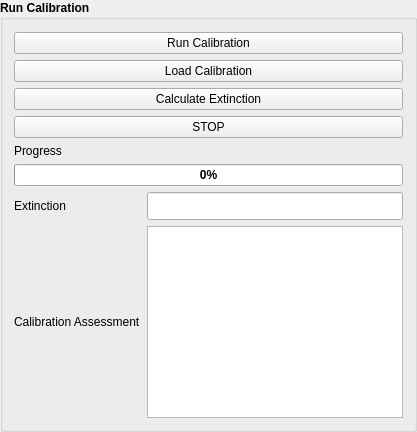
            <widget class="QGroupBox" name="run_calib">
             <property name="font">
              <font>
               <italic>false</italic>
               <bold>true</bold>
              </font>
             </property>
             <property name="title">
              <string>Run Calibration</string>
             </property>
             <layout class="QGridLayout" name="gridLayout_12">
              <property name="topMargin">
               <number>12</number>
              </property>
              <property name="verticalSpacing">
               <number>6</number>
              </property>
              <item row="8" column="0">
               <widget class="QLabel" name="labell_calib_assessment">
                <property name="font">
                 <font>
                  <italic>false</italic>
                  <bold>false</bold>
                 </font>
                </property>
                <property name="text">
                 <string>Calibration Assessment</string>
                </property>
               </widget>
              </item>
              <item row="4" column="0">
               <widget class="QLabel" name="label_progress">
                <property name="font">
                 <font>
                  <italic>false</italic>
                  <bold>false</bold>
                 </font>
                </property>
                <property name="text">
                 <string>Progress</string>
                </property>
               </widget>
              </item>
              <item row="6" column="0">
               <widget class="QLabel" name="label_extinction">
                <property name="sizePolicy">
                 <sizepolicy hsizetype="Fixed" vsizetype="Preferred">
                  <horstretch>0</horstretch>
                  <verstretch>0</verstretch>
                 </sizepolicy>
                </property>
                <property name="font">
                 <font>
                  <italic>false</italic>
                  <bold>false</bold>
                 </font>
                </property>
                <property name="text">
                 <string>Extinction</string>
                </property>
               </widget>
              </item>
              <item row="0" column="0" colspan="2">
               <widget class="QPushButton" name="qbutton_calibrate">
                <property name="sizePolicy">
                 <sizepolicy hsizetype="Minimum" vsizetype="Fixed">
                  <horstretch>0</horstretch>
                  <verstretch>0</verstretch>
                 </sizepolicy>
                </property>
                <property name="font">
                 <font>
                  <italic>false</italic>
                  <bold>false</bold>
                 </font>
                </property>
                <property name="text">
                 <string>Run Calibration</string>
                </property>
                <property name="autoDefault">
                 <bool>false</bool>
                </property>
               </widget>
              </item>
              <item row="5" column="0" colspan="2">
               <widget class="QProgressBar" name="progress_bar">
                <property name="font">
                 <font>
                  <italic>false</italic>
                  <bold>true</bold>
                 </font>
                </property>
                <property name="value">
                 <number>0</number>
                </property>
               </widget>
              </item>
              <item row="2" column="0" colspan="2">
               <widget class="QPushButton" name="qbutton_calc_extinction">
                <property name="font">
                 <font>
                  <italic>false</italic>
                  <bold>false</bold>
                 </font>
                </property>
                <property name="text">
                 <string>Calculate Extinction</string>
                </property>
               </widget>
              </item>
              <item row="6" column="1">
               <widget class="QLineEdit" name="le_extinction">
                <property name="sizePolicy">
                 <sizepolicy hsizetype="Minimum" vsizetype="Fixed">
                  <horstretch>0</horstretch>
                  <verstretch>0</verstretch>
                 </sizepolicy>
                </property>
                <property name="font">
                 <font>
                  <pointsize>13</pointsize>
                  <italic>false</italic>
                  <bold>true</bold>
                 </font>
                </property>
                <property name="readOnly">
                 <bool>true</bool>
                </property>
               </widget>
              </item>
              <item row="3" column="0" colspan="2">
               <widget class="QPushButton" name="qbutton_stop_calib">
                <property name="font">
                 <font>
                  <italic>false</italic>
                  <bold>false</bold>
                 </font>
                </property>
                <property name="text">
                 <string>STOP</string>
                </property>
               </widget>
              </item>
              <item row="1" column="0" colspan="2">
               <widget class="QPushButton" name="qbutton_load_calib">
                <property name="font">
                 <font>
                  <italic>false</italic>
                  <bold>false</bold>
                 </font>
                </property>
                <property name="text">
                 <string>Load Calibration</string>
                </property>
               </widget>
              </item>
              <item row="8" column="1">
               <widget class="QTextBrowser" name="tb_calib_assessment">
                <property name="font">
                 <font>
                  <italic>false</italic>
                  <bold>false</bold>
                 </font>
                </property>
               </widget>
              </item>
             </layout>
            </widget>
